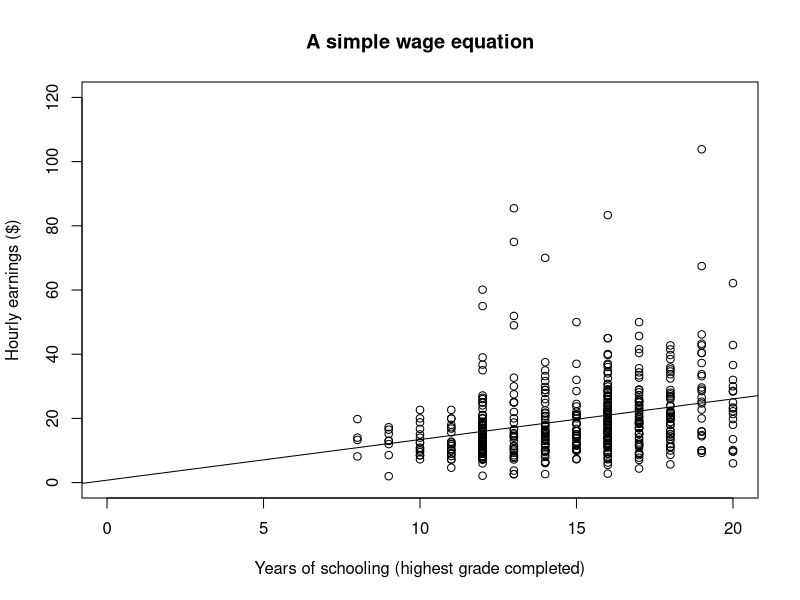
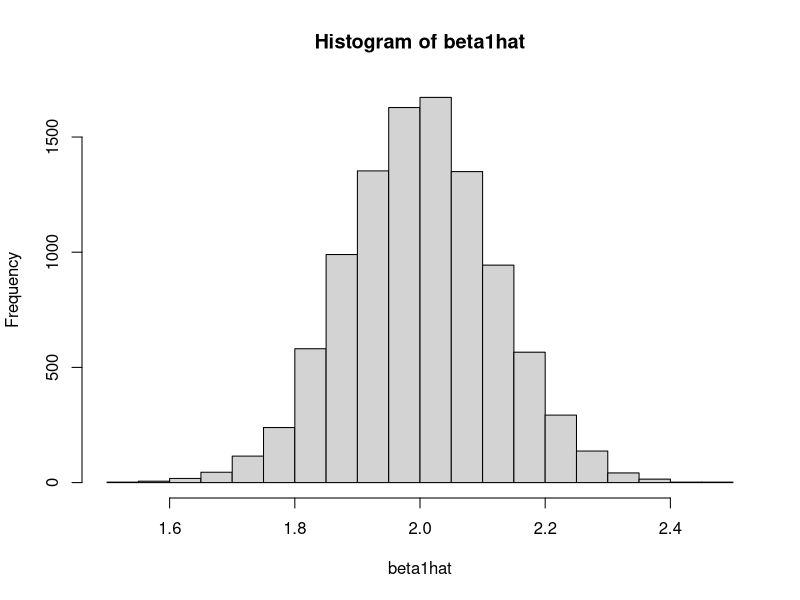

These charts were generated, in order, by the following R code:
## ---- chunk 1
knitr::opts_chunk$set(echo = TRUE)
library(tidyverse)
## ---- chunk 2
# EARNINGS regress on S
eawe21 <- read.csv('Data/EAWE21.csv', header=T)     # Import data
lin.model <- lm(EARNINGS ~ S, data = eawe21)        # Run the model
summary(lin.model)                                  # The result
## ---- chunk 3
# EARNINGS regress on S
# Plot the data
plot(EARNINGS ~ S, 
     data = eawe21,
     main = "A simple wage equation", 
     xlab = "Years of schooling (highest grade completed)",
     ylab = "Hourly earnings ($)",
     xlim = c(0, 20),
     ylim = c(0, 120))

abline(lin.model)              # Add the regression line

## ---- chunk 4
# Descriptive statistics for S
summary(eawe21$S)
## ---- chunk 5
# Create the demeaned variable SDEV
library(tidyverse)                  # Load the required package

eawe21.dm <- eawe21 %>%
  mutate(SDEV = S - mean(S)) %>%    # Create the demeaned variable
  select(EARNINGS, S, SDEV)         # Select the required columns

# EARNINGS regress on the demeaned variable SDEV
# Using pipe (%>%) operator to simplify the code
lm(EARNINGS ~ SDEV, data = eawe21.dm) %>%        # Run the model
  summary                                        # Print the result      
## ---- chunk 6
# EARNINGS regress on S
# Analysis of variance table
anova(lin.model)
## ---- chunk 7
# EARNINGS regress on S
# Summary of regression results, including the coefficient of determination
summary(lin.model)
## ---- chunk 8
x <- rnorm(250, mean=0, sd=3)        # variable x, with no. of observation = 250
m <- 10000                           # 10000 regressions is simulated

beta1hat <- vector(length = m)       # create an empty vector
for(n in 1:m){
  u <- rnorm(250, mean=0, sd=6)      # generate the error term
  y <- 3+2*x+u                       # define dependent variable y
  OLS <- lm(y~x)
  beta1hat[n] <- OLS$coefficients[2]
}
hist(beta1hat)
